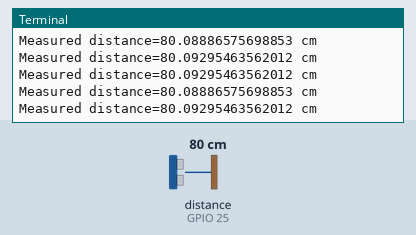
Bench run of a program on a simulated Raspberry Pi (BCM pin numbers). Parts: the last lines printed to the terminal. The inputs (shaded band) are chosen by the test bench; at power-on: distance to the obstacle (sensor on GPIO 25) 80 cm. The echo pulse lasts 58.3 µs per cm; the clock reads 2024-03-15 10:24:30 at power-on unless the program sets it.

Above: at 1.2 s.
1.3 s: distance to the obstacle (sensor on GPIO 25) set to 2 cm
At 1.46 s:
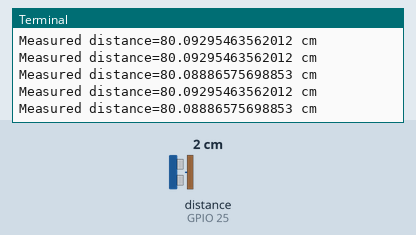
2.8 s: distance to the obstacle (sensor on GPIO 25) set to 4 cm
At 2.97 s:
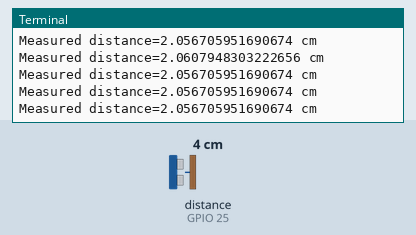
Timing chart, 0 to 5.8 s (numbered marks = the images above; inputs shaded):
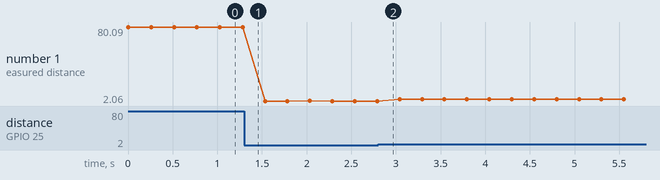

Measured:
- plotted number 1: 80.09 → 2.06 after the input at 1.3 s, 2.06 → 4.1 after the input at 2.8 s

The program:

ultrasonic.py
```python
import RPi.GPIO as GPIO
import time
def distance(TRIG,ECHO):
    GPIO.output(TRIG,True)
    time.sleep(0.00001)
    GPIO.output(TRIG,False)
    while GPIO.input(ECHO)==0:
        p_start=time.time()
    while GPIO.input(ECHO)==1:
        p_end=time.time()
    try:
        p_duration=p_end-p_start
    except:
        return -1
    distance=p_duration*17150
    return distance
GPIO.setmode(GPIO.BCM)
TRIG=24
ECHO=25
GPIO.setup(TRIG,GPIO.OUT)
GPIO.setup(ECHO,GPIO.IN)

while True:
    dis=distance(TRIG,ECHO)
    print("Measured distance={} cm".format(dis))
    time.sleep(0.25)
```
